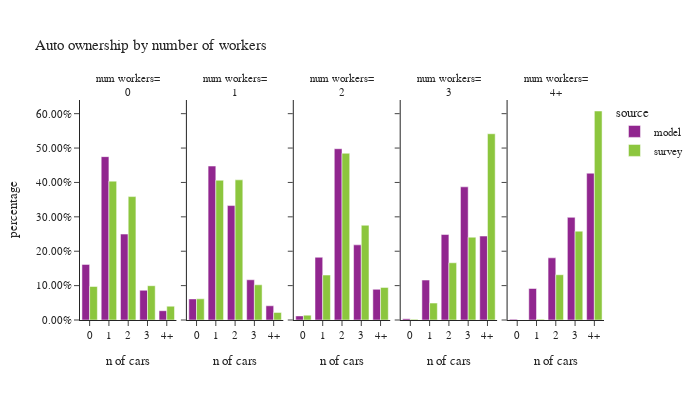

Notebook cell for this chart:
### Code cell
plot_auto(hh,'num_workers_simple','number of workers','num workers')

### Figure 1 — Plotly figure (JSON) as saved in the notebook; plotly's stock layout.template omitted (floating-point values rounded to 4 significant figures)
{"data": [{"alignmentgroup": "True", "hovertemplate": "source=model<br>num_workers_simple=0<br>auto_ownership_simple=%{x}<br>percentage=%{y}<extra></extra>", "legendgroup": "model", "marker": {"color": "#91268F", "pattern": {"shape": ""}}, "name": "model", "offsetgroup": "model", "orientation": "v", "showlegend": true, "textposition": "auto", "type": "bar", "x": ["0", "1", "2", "3", "4+"], "xaxis": "x", "y": [0.1617, 0.475, 0.2498, 0.0864, 0.027], "yaxis": "y"}, {"alignmentgroup": "True", "hovertemplate": "source=model<br>num_workers_simple=1<br>auto_ownership_simple=%{x}<br>percentage=%{y}<extra></extra>", "legendgroup": "model", "marker": {"color": "#91268F", "pattern": {"shape": ""}}, "name": "model", "offsetgroup": "model", "orientation": "v", "showlegend": false, "textposition": "auto", "type": "bar", "x": ["0", "1", "2", "3", "4+"], "xaxis": "x2", "y": [0.0613, 0.4477, 0.3327, 0.117, 0.04131], "yaxis": "y2"}, {"alignmentgroup": "True", "hovertemplate": "source=model<br>num_workers_simple=2<br>auto_ownership_simple=%{x}<br>percentage=%{y}<extra></extra>", "legendgroup": "model", "marker": {"color": "#91268F", "pattern": {"shape": ""}}, "name": "model", "offsetgroup": "model", "orientation": "v", "showlegend": false, "textposition": "auto", "type": "bar", "x": ["0", "1", "2", "3", "4+"], "xaxis": "x3", "y": [0.01186, 0.1824, 0.498, 0.2185, 0.08921], "yaxis": "y3"}, {"alignmentgroup": "True", "hovertemplate": "source=model<br>num_workers_simple=3<br>auto_ownership_simple=%{x}<br>percentage=%{y}<extra></extra>", "legendgroup": "model", "marker": {"color": "#91268F", "pattern": {"shape": ""}}, "name": "model", "offsetgroup": "model", "orientation": "v", "showlegend": false, "textposition": "auto", "type": "bar", "x": ["0", "1", "2", "3", "4+"], "xaxis": "x4", "y": [0.003992, 0.1161, 0.2485, 0.3872, 0.2441], "yaxis": "y4"}, {"alignmentgroup": "True", "hovertemplate": "source=model<br>num_workers_simple=4+<br>auto_ownership_simple=%{x}<br>percentage=%{y}<extra></extra>", "legendgroup": "model", "marker": {"color": "#91268F", "pattern": {"shape": ""}}, "name": "model", "offsetgroup": "model", "orientation": "v", "showlegend": false, "textposition": "auto", "type": "bar", "x": ["0", "1", "2", "3", "4+"], "xaxis": "x5", "y": [0.002293, 0.09157, 0.1808, 0.2985, 0.4269], "yaxis": "y5"}, {"alignmentgroup": "True", "hovertemplate": "source=survey<br>num_workers_simple=0<br>auto_ownership_simple=%{x}<br>percentage=%{y}<extra></extra>", "legendgroup": "survey", "marker": {"color": "#8CC63E", "pattern": {"shape": ""}}, "name": "survey", "offsetgroup": "survey", "orientation": "v", "showlegend": true, "textposition": "auto", "type": "bar", "x": ["0", "1", "2", "3", "4+"], "xaxis": "x", "y": [0.09746, 0.4038, 0.3589, 0.09971, 0.04016], "yaxis": "y"}, {"alignmentgroup": "True", "hovertemplate": "source=survey<br>num_workers_simple=1<br>auto_ownership_simple=%{x}<br>percentage=%{y}<extra></extra>", "legendgroup": "survey", "marker": {"color": "#8CC63E", "pattern": {"shape": ""}}, "name": "survey", "offsetgroup": "survey", "orientation": "v", "showlegend": false, "textposition": "auto", "type": "bar", "x": ["0", "1", "2", "3", "4+"], "xaxis": "x2", "y": [0.06162, 0.4064, 0.4076, 0.1024, 0.02202], "yaxis": "y2"}, {"alignmentgroup": "True", "hovertemplate": "source=survey<br>num_workers_simple=2<br>auto_ownership_simple=%{x}<br>percentage=%{y}<extra></extra>", "legendgroup": "survey", "marker": {"color": "#8CC63E", "pattern": {"shape": ""}}, "name": "survey", "offsetgroup": "survey", "orientation": "v", "showlegend": false, "textposition": "auto", "type": "bar", "x": ["0", "1", "2", "3", "4+"], "xaxis": "x3", "y": [0.01408, 0.1307, 0.4849, 0.2755, 0.09479], "yaxis": "y3"}, {"alignmentgroup": "True", "hovertemplate": "source=survey<br>num_workers_simple=3<br>auto_ownership_simple=%{x}<br>percentage=%{y}<extra></extra>", "legendgroup": "survey", "marker": {"color": "#8CC63E", "pattern": {"shape": ""}}, "name": "survey", "offsetgroup": "survey", "orientation": "v", "showlegend": false, "textposition": "auto", "type": "bar", "x": ["0", "1", "2", "3", "4+"], "xaxis": "x4", "y": [0.002047, 0.04924, 0.1664, 0.2408, 0.5416], "yaxis": "y4"}, {"alignmentgroup": "True", "hovertemplate": "source=survey<br>num_workers_simple=4+<br>auto_ownership_simple=%{x}<br>percentage=%{y}<extra></extra>", "legendgroup": "survey", "marker": {"color": "#8CC63E", "pattern": {"shape": ""}}, "name": "survey", "offsetgroup": "survey", "orientation": "v", "showlegend": false, "textposition": "auto", "type": "bar", "x": ["1", "2", "3", "4+"], "xaxis": "x5", "y": [0.002312, 0.1316, 0.2583, 0.6078], "yaxis": "y5"}], "layout": {"annotations": [{"font": {}, "showarrow": false, "text": "num workers=<br>0", "x": 0.092, "xanchor": "center", "xref": "paper", "y": 1.0, "yanchor": "bottom", "yref": "paper"}, {"font": {}, "showarrow": false, "text": "num workers=<br>1", "x": 0.296, "xanchor": "center", "xref": "paper", "y": 1.0, "yanchor": "bottom", "yref": "paper"}, {"font": {}, "showarrow": false, "text": "num workers=<br>2", "x": 0.5, "xanchor": "center", "xref": "paper", "y": 1.0, "yanchor": "bottom", "yref": "paper"}, {"font": {}, "showarrow": false, "text": "num workers=<br>3", "x": 0.704, "xanchor": "center", "xref": "paper", "y": 1.0, "yanchor": "bottom", "yref": "paper"}, {"font": {}, "showarrow": false, "text": "num workers=<br>4+", "x": 0.908, "xanchor": "center", "xref": "paper", "y": 1.0, "yanchor": "bottom", "yref": "paper"}], "barmode": "group", "font": {"size": 11}, "height": 400, "legend": {"title": {"text": "source"}, "tracegroupgap": 0}, "title": {"text": "Auto ownership by number of workers"}, "width": 700, "xaxis": {"anchor": "y", "domain": [0.0, 0.184], "title": {"text": "n of cars"}}, "xaxis2": {"anchor": "y2", "domain": [0.204, 0.388], "matches": "x", "title": {"text": "n of cars"}}, "xaxis3": {"anchor": "y3", "domain": [0.408, 0.592], "matches": "x", "title": {"text": "n of cars"}}, "xaxis4": {"anchor": "y4", "domain": [0.612, 0.796], "matches": "x", "title": {"text": "n of cars"}}, "xaxis5": {"anchor": "y5", "domain": [0.816, 1.0], "matches": "x", "title": {"text": "n of cars"}}, "yaxis": {"anchor": "x", "domain": [0.0, 1.0], "tickformat": ".2%", "title": {"text": "percentage"}}, "yaxis2": {"anchor": "x2", "domain": [0.0, 1.0], "matches": "y", "showticklabels": false}, "yaxis3": {"anchor": "x3", "domain": [0.0, 1.0], "matches": "y", "showticklabels": false}, "yaxis4": {"anchor": "x4", "domain": [0.0, 1.0], "matches": "y", "showticklabels": false}, "yaxis5": {"anchor": "x5", "domain": [0.0, 1.0], "matches": "y", "showticklabels": false}}}
